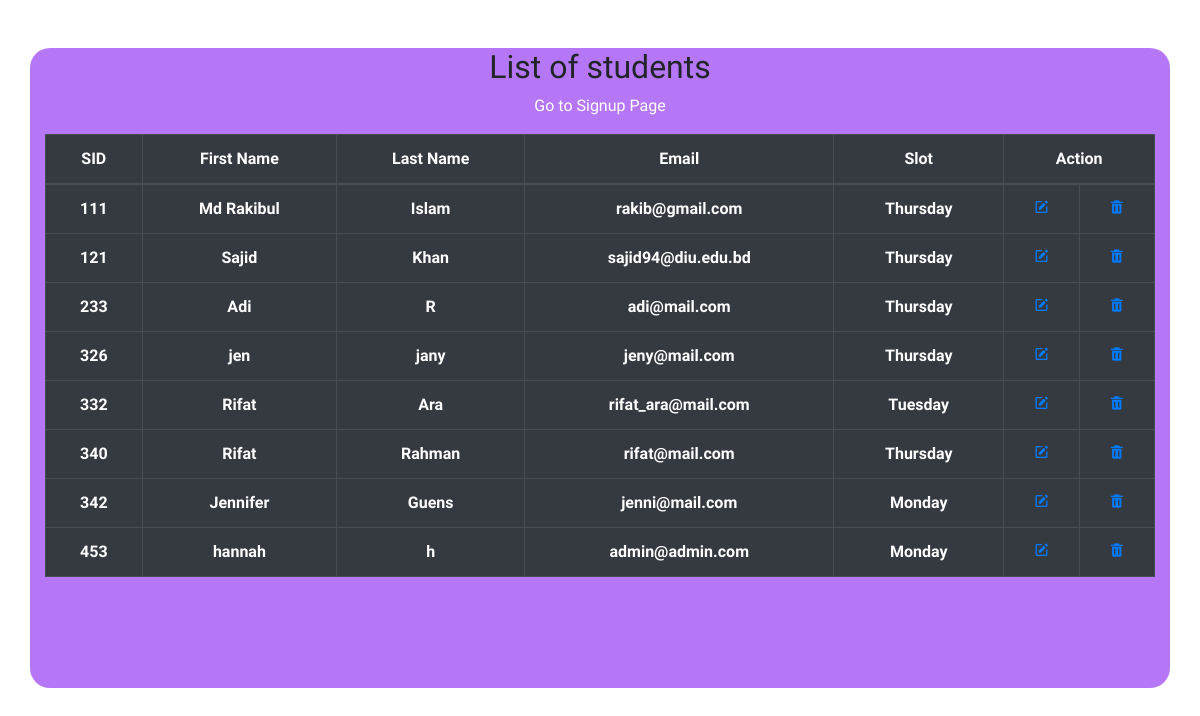
The app's page /admin.php with its own data.
### tables this page shows
CREATE TABLE `data` (
  `sid` int(3) NOT NULL,
  `fname` varchar(40) NOT NULL,
  `lname` varchar(40) NOT NULL,
  `email` varchar(100) NOT NULL,
  `slot` varchar(100) NOT NULL
);

### admin.php (the view, shortened to what this page needs)
<?php
require 'conn.php';
?>
<!DOCTYPE html>
<html lang="en">
<head>
    <?php
    require 'links.php';
    ?>
</head>
<body>
    <div class="container admin_container">
        <h2 class="text-center mt-5 mb-2">List of students</h2>
        <p class="text-center " ><a style="color: white;" href="index.php">Go to Signup Page</a></p>
        <table class="table table-bordered table-dark text-center">
            <thead>
                <tr>
                    <th scope="col">SID</th>
                    <th scope="col">First Name</th>
                    <th scope="col">Last Name</th>
                    <th scope="col">Email</th>
                    <th scope="col">Slot</th>
                    <th scope="col" colspan="2">Action</th>
                </tr>
            </thead>
            <tbody>
                <?php
                $sql =     "select * from data";
                $result = mysqli_query($con, $sql);
                while ($row = mysqli_fetch_array($result)) {
                ?>
                <tr>
                    <th scope="row"><?php echo $row['sid'];?></th>
                    <th scope="row"><?php echo $row['fname'];?></th>
                    <th scope="row"><?php echo $row['lname'];?></th>
                    <th scope="row"><?php echo $row['email'];?></th>
                    <th scope="row"><?php echo $row['slot'];?></th>
                    <td><a href="edit.php?id=<?php echo $row['sid'] ;?>"><i class='bx bxs-edit'></i></a></td>
                    <td><a href="delete.php?id=<?php echo $row['sid'] ;?>"><i class="bx bxs-trash"></i></a></td>
                </tr>
            <?php
            }
            ?>
            </tbody>
        </table>
    </div>
</body>
</html>

### links.php (shortened to what this page needs)
<link rel="stylesheet" href="https://cdn.jsdelivr.net/npm/bootstrap@4.6.0/dist/css/bootstrap.min.css">
<link href='https://unpkg.com/boxicons@2.0.9/css/boxicons.min.css' rel='stylesheet'>
<link rel="stylesheet" href="css/style.css">

### css/style.css (style rules this page uses)
* { font-family: 'Baloo Tamma 2', cursive; }
.admin_container { background: #b677f6; border-radius: 20px; min-height: 80vh; }

### records on screen
data: sid "111", fname "Md Rakibul", lname "Islam", email "rakib@gmail.com", slot "Thursday"
data: sid "121", fname "Sajid", lname "Khan", email "sajid94@diu.edu.bd", slot "Thursday"
data: sid "233", fname "Adi", lname "R", email "adi@mail.com", slot "Thursday"
data: sid "326", fname "jen", lname "jany", email "jeny@mail.com", slot "Thursday"
data: sid "332", fname "Rifat", lname "Ara", email "rifat_ara@mail.com", slot "Tuesday"
data: sid "340", fname "Rifat", lname "Rahman", email "rifat@mail.com", slot "Thursday"
data: sid "342", fname "Jennifer", lname "Guens", email "jenni@mail.com", slot "Monday"
data: sid "453", fname "hannah", lname "h", email "admin@admin.com", slot "Monday"
